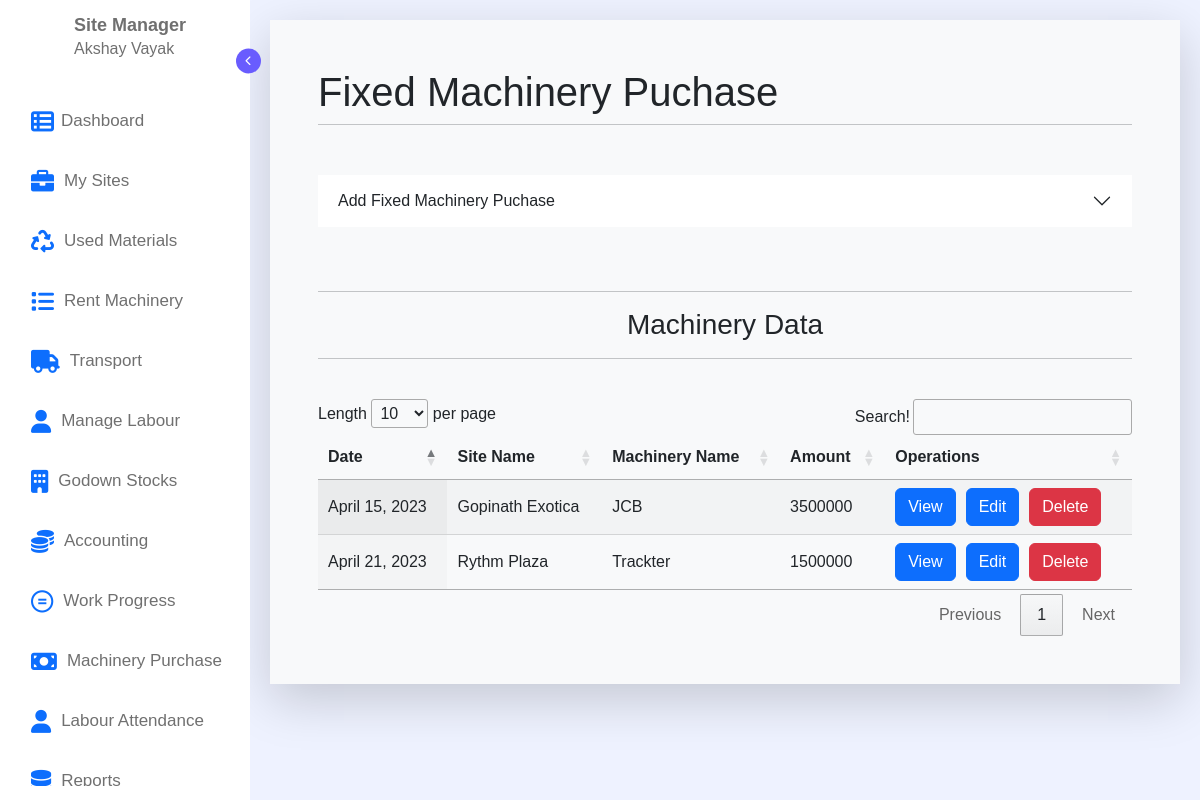
The app's page /purchase-machine/ (signed in) with its own data.
### Mainpage/models.py (models this page shows, shortened)
class MachineryPurchaseData(models.Model):
    id = models.AutoField
    manager_id = models.TextField(max_length=100,default="")
    manager_name = models.TextField(max_length=100,default="")
    Date = models.DateField(default=datetime.date.today)
    site_id = models.IntegerField(default=0)
    site_name = models.TextField(max_length=100,default="")
    machinery_name = models.TextField(max_length=100,default="")
    Rate = models.IntegerField(default=0)
    Remark = models.TextField(max_length=100,default="")

### Mainpage/views.py (the view, shortened to what this page needs)
# urls.py: path('purchase-machine/',views.ManageMachinery,name="ManageMachinery"),
def ManageMachinery(request):
    if request.user.is_authenticated:
        sites_data = SiteData.objects.filter(manager_user_name_id = request.user.id).all().values()
        machinery_datas = MachineryPurchaseData.objects.filter(manager_id = request.user.id).all().values()
        return render(request,"Mainpage/machinery.html",{"sites_data":sites_data,"machinery_datas":machinery_datas,"tab_name":"MachineryPurchaseData","redirect":"/purchase-machine/"})
    else:
        return render(request,"Mainpage/machinery.html")

### Mainpage/templates/Mainpage/machinery.html (shortened to what this page needs)
{% extends 'Mainpage/navbar.html' %}
{% load static %}
    {% block style %}
    <link rel="stylesheet" href="{% static 'css/material.css' %}">
    {% endblock %}
    {% block body %}
    <div class="container">
        <div class="p-5 bottom-radious bg-light shadow-lg" style="background-color: white;">
            <h1>Fixed Machinery Puchase</h1>
            <hr class="my-2">
            <div class="accordion accordion-flush" id="accordionFlushExample">
                <div class="accordion-item">
                    <h2 class="accordion-header">
                        <button class="accordion-button collapsed" type="button" data-bs-toggle="collapse"
                            data-bs-target="#flush-collapseOne" aria-expanded="false" aria-controls="flush-collapseOne">
                            Add Fixed Machinery Puchase
                        </button>
                    </h2>
                </div>
            </div>
            <br><br>
            <hr>
            <h3 style="text-align: center;">Machinery Data</h3>
            <hr><br>
            <table id="example" class="display" style="width:100%">
                <thead>
                    <tr>
                        <th>Date</th>
                        <th>Site Name</th>
                        <th>Machinery Name</th>
                        <th>Amount</th>
                        <th>Operations</th>
                    </tr>
                </thead>
                <tbody>
                    {% for i in machinery_datas %}
                    <tr>
                        <td>{{i.Date}}</td>
                        <td>{{i.site_name}}</td>
                        <td>{{i.machinery_name}}</td>
                        <td>{{i.Rate}}</td>
                        <td style="display: flex;">
                            <form action="/details/" method="post">{% csrf_token %}
                                <button type="submit" class="btn btn-primary">View</button>
                            </form>
                            <form action="/update-form/" method="post" style="margin-left: 10px;">{% csrf_token %}
                                <button type="submit" class="btn btn-primary">Edit</button>
                            </form>
                            <form action="/Delete-Manager/" method="post" style="margin-left: 10px;">{% csrf_token %}
                                <button type="submit" class="btn btn-danger">Delete</button>
                            </form>
                        </td>
                    </tr>
                    {% endfor %}
                </tbody>
            </table>
        </div>
    </div>
    {% endblock %}

### Mainpage/templates/Mainpage/navbar.html (shortened to what this page needs)
{% load static %}
<!doctype html>
<html lang="en">
<head>
    <link rel="stylesheet"
        href="https://cdn.jsdelivr.net/npm/@fortawesome/fontawesome-free@5.15.4/css/fontawesome.min.css"
>
    <link rel="stylesheet" href="https://cdnjs.cloudflare.com/ajax/libs/font-awesome/6.0.0-beta2/css/all.min.css"
 />
    <link href="https://cdn.jsdelivr.net/npm/bootstrap@5.3.0-alpha3/dist/css/bootstrap.min.css" rel="stylesheet"
>
    <link rel="stylesheet" href="{% static 'css/navbar.css' %}">
    <link rel="stylesheet" type="text/css" href="https://cdn.datatables.net/1.10.20/css/jquery.dataTables.min.css">
    {% block style %}
    {% endblock %}
</head>
<body>
    <div class="container">
        <nav class="sidebar">
            <header>
                <div class="image-text">
                    <div class="text logo-text">
                        <span class="name">Site Manager</span>
                        <span class="profession">{{user.first_name}} {{user.last_name}}</span>
                    </div>
                </div>
                <i class="fa-solid fa-chevron-right toggle" style="font-size: 10px;"></i>
            </header>
            <div class="menu-bar">
                <div class="menu">
                    <ul class="menu-links" style="padding: 10px;">
                        <li class="nav-link">
                            <a href="/dashboard/">
                                <i style="font-size:23px; margin-left: 7px;" class="fa">&#xf00b;</i>
                                <span class="text nav-text" style="margin-left: 7px;"> Dashboard</span>
                            </a>
                        </li>
                        <li class="nav-link">
                            <a href="/sites/">
                                <i class="fa-solid fa-briefcase" style="font-size: 23px; margin-left: 7px;"></i>
                                <span class="text nav-text" style="margin-left: 10px;"> My Sites</span>
                            </a>
                        </li>
                        <li class="nav-link">
                            <a href="/materials/">
                                <i class="fa-solid fa-recycle" style="font-size: 23px; margin-left: 7px;"></i>
                                <span class="text nav-text" style="margin-left: 10px;">Used Materials</span>
                            </a>
                        </li>
                        <li class="nav-link">
                            <a href="/manage-machines/">
                                <i class="fa-solid fa-list" style="font-size: 23px; margin-left: 7px;"></i>
                                <span class="text nav-text" style="margin-left: 10px;">Rent Machinery</span>
                            </a>
                        </li>
                        <li class="nav-link">
                            <a href="/transport/">
                                <i class="fa-solid fa-truck" style="font-size: 23px; margin-left: 7px;"></i>
                                <span class="text nav-text" style="margin-left: 10px;">Transport</span>
                            </a>
                        </li>
                        <li class="nav-link">
                            <a href="/labour/">
                                <i class="fa-solid fa-user" style="font-size: 23px; margin-left: 7px;"></i>
                                <span class="text nav-text" style="margin-left: 10px;">Manage Labour</span>
                            </a>
                        </li>
                        <li class="nav-link">
                            <a href="/godown/">
                                <i class="fa-solid fa-building" style="font-size: 23px; margin-left: 7px;"></i>
                                <span class="text nav-text" style="margin-left: 10px;">Godown Stocks</span>
                            </a>
                        </li>
                        <li class="nav-link">
                            <a href="/accounting/">
                                <i class="fa-solid fa-coins" style="font-size: 23px; margin-left: 7px;"></i>
                                <span class="text nav-text" style="margin-left: 10px;">Accounting</span>
                            </a>
                        </li>
                        <li class="nav-link">
                            <a href="/work-progress/">
                                <i class="fa-brands fa-creative-commons-nd"
                                    style="font-size: 23px; margin-left: 7px;"></i>
                                <span class="text nav-text" style="margin-left: 10px;">Work Progress</span>
                            </a>
                        </li>
                        <li class="nav-link">
                            <a href="/purchase-machine/">
                                <i class="fa-solid fa-money-bill" style="font-size: 23px; margin-left: 7px;"></i>
                                <span class="text nav-text" style="margin-left: 10px;">Machinery Purchase</span>
                            </a>
                        </li>
                        <li class="nav-link">
                            <a href="/attendance/">
                                <i class="fa-solid fa-user" style="font-size: 23px; margin-left: 7px;"></i>
                                <span class="text nav-text" style="margin-left: 10px;">Labour Attendance</span>
                            </a>
                        </li>
                        <li class="nav-link">
                            <a href="/reports/">
                                <i class="fa-solid fa-database" style="font-size: 23px; margin-left: 7px;"></i>
                                <span class="text nav-text" style="margin-left: 10px;">Reports</span>
                            </a>
                        </li>
                    </ul>
                </div>
            </div>
        </nav>
        <section class="home">
            {% block body %}
            {% endblock %}
        </section>
    </div>
</body>
</html>

### static/css/navbar.css (style rules this page uses)
* { margin: 0; padding: 0; box-sizing: border-box; font-family: "Poppins", sans-serif; }
:root { --body-color: #eef2ff; --sidebar-color: #fff; --primary-color: #695cfe; --primary-color-light: #f6f5ff; --toggle-color: #ddd; --text-color: #707070; --tran-03: all 0.2s ease; --tran-03: all 0.3s ease; --tran-04: all 0.3s ease; --tran-05: all 0.3s ease; }
body { min-height: 100vh; background-color: var(--body-color); transition: var(--tran-05); }
.container { display: flex; }
.sidebar { position: fixed; top: 0; left: 0; height: 100%; width: 250px; padding: 10px 14px; background: var(--sidebar-color); transition: var(--tran-05); z-index: 100; }
.sidebar li { height: 50px; list-style: none; display: flex; align-items: center; margin-top: 10px; }
.sidebar .text, .sidebar .icon { color: var(--text-color); transition: var(--tran-03); }
.sidebar .text { font-size: 17px; font-weight: 300; white-space: nowrap; opacity: 1; }
.sidebar header { position: relative; }
.sidebar header .image-text { display: flex; align-items: center; }
.sidebar header .logo-text { display: flex; flex-direction: column; }
header .image-text .name { margin-top: 2px; font-size: 18px; font-weight: 600; }
header .image-text .profession { font-size: 16px; margin-top: -2px; display: block; }
.sidebar header .toggle { position: absolute; right: -25px; transform: translateY(-50%) rotate(180deg); height: 25px; width: 25px; background-color: var(--primary-color); color: var(--sidebar-color); border-radius: 50%; display: flex; align-items: center; justify-content: center; font-size: 22px; cursor: pointer; transition: var(--tran-05); }
.sidebar .menu { margin-top: 15px; }
.sidebar li a { list-style: none; height: 100%; background-color: transparent; display: flex; align-items: center; height: 100%; width: 100%; border-radius: 6px; text-decoration: none; transition: var(--tran-03); }
.sidebar .menu-bar { height: calc(100% - 55px); display: flex; flex-direction: column; justify-content: space-between; overflow-y: scroll; }
@media (min-width: 501px) { .home { position: absolute; top: 0; top: 0; left: 250px; height: 100vh; width: calc(100% - 250px); background-color: var(--body-color); transition: var(--tran-05); } }

### static/css/material.css (style rules this page uses)
.container { padding: 20px; display: block; }
.container .accordion { margin-top: 50px; background: white; }

### records on screen
MachineryPurchaseData: Date "April 15, 2023", site_name "Gopinath Exotica", machinery_name "JCB", Rate "3500000"
MachineryPurchaseData: Date "April 21, 2023", site_name "Rythm Plaza", machinery_name "Trackter", Rate "1500000"

### other values on screen
{{ user.first_name }} "Akshay"
{{ user.last_name }} "Vayak"
